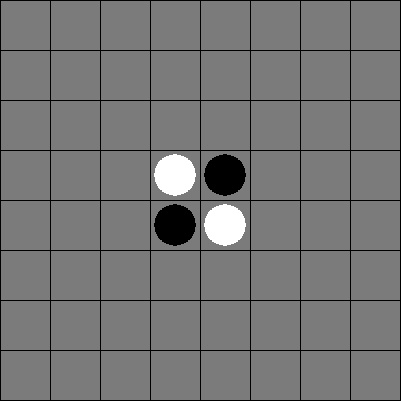
#> input picture flippygray.jpg, 401 x 401 px
$ python Sobel_Laplacian.py   (older library calls are emulated)
#> lines starting #> are read from the running program, lines starting #| are printed output that depends on the picture; after the words box and inside, x2 and y2 are one past the last pixel; in counts of white or black regions, pixels touching at a corner belong together
import cv2
import numpy as np
from matplotlib import pyplot as plt

img = cv2.imread('flippygray.jpg',0)
#> img is the input picture: shape (401, 401); min 0, max 255, mean 117.7

laplacian = cv2.Laplacian(img,cv2.CV_64F)
sobelx = cv2.Sobel(img,cv2.CV_64F,1,0,ksize=3)
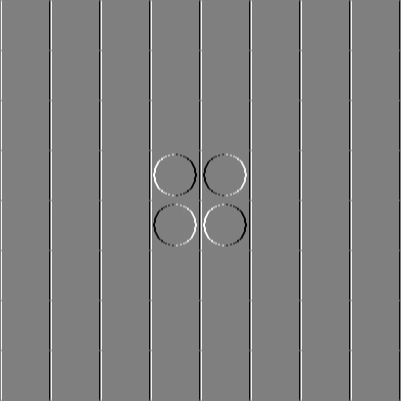
#> sobelx: shape (401, 401) float64; min -534, max 531, mean 0; drawn with min black and max white
sobelx2 = cv2.Sobel(img,cv2.CV_64F,1,0,ksize=5)
sobelx3 = cv2.Sobel(img,cv2.CV_64F,1,0,ksize=7)
sobely = cv2.Sobel(img,cv2.CV_64F,0,1,ksize=3)
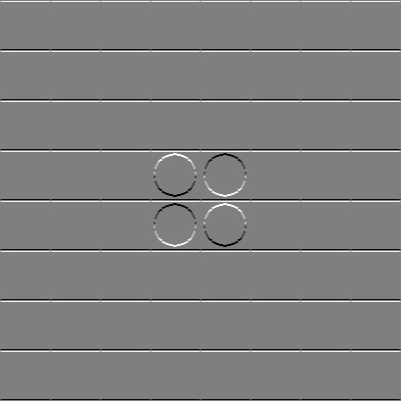
#> sobely: shape (401, 401) float64; min -536, max 536, mean 0; drawn with min black and max white
sobely2 = cv2.Sobel(img,cv2.CV_64F,0,1,ksize=5)
sobely3 = cv2.Sobel(img,cv2.CV_64F,0,1,ksize=7)

j = sobelx + sobely
j2 = sobelx2 + sobely2
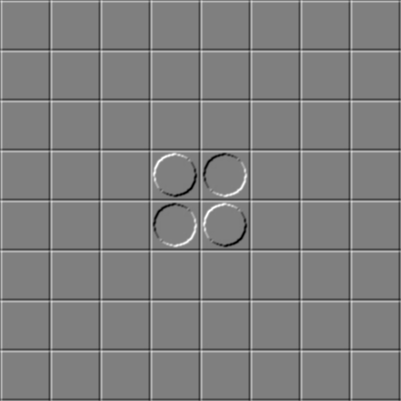
#> j2: shape (401, 401) float64; min -9224, max 9252, mean 0; drawn with min black and max white
j3 = sobelx3 + sobely3

cv2.imshow('img',img)
cv2.imshow('laplacian',laplacian)
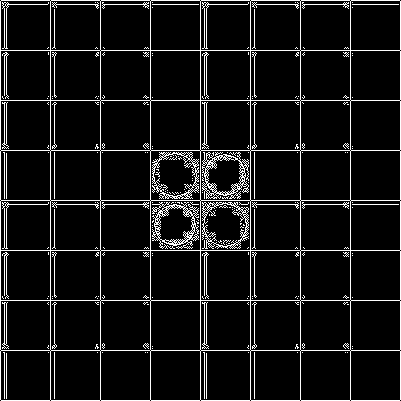
#> window 'laplacian': shape (401, 401); 8.2% white in thin lines or dots
cv2.imshow('sobelx',sobelx)
cv2.imshow('sobelx2',sobelx2)
cv2.imshow('sobelx3',sobelx3)
cv2.imshow('sobely',sobely)
cv2.imshow('sobely2',sobely2)
cv2.imshow('sobely3',sobely3)
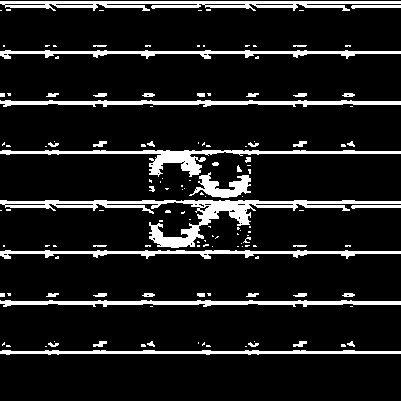
#> window 'sobely3': shape (401, 401); 11.4% white; 142 white regions (94 under 20 px), largest, box (x1, y1, x2, y2) and area: (0, 200, 401, 248) 3585, (0, 1, 401, 11) 2241, (0, 150, 401, 177) 2061
cv2.imshow('j',j)
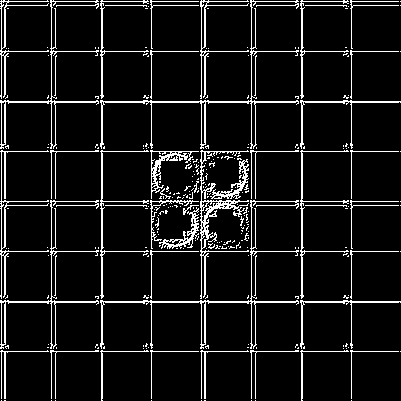
#> window 'j': shape (401, 401); 8.6% white in thin lines or dots
cv2.imshow('j2',j2)
cv2.imshow('j3',j3)
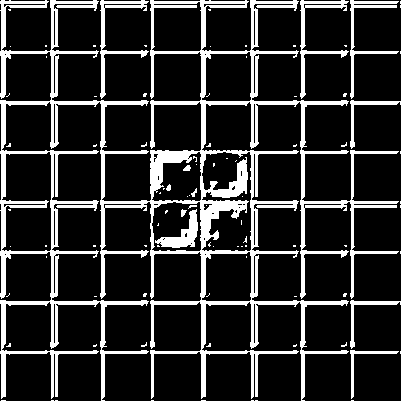
#> window 'j3': shape (401, 401); 17.6% white; 95 white regions (83 under 20 px), largest, box (x1, y1, x2, y2) and area: (0, 0, 399, 401) 23871, (100, 0, 149, 99) 812, (300, 0, 349, 99) 812

cv2.waitKey(0)
